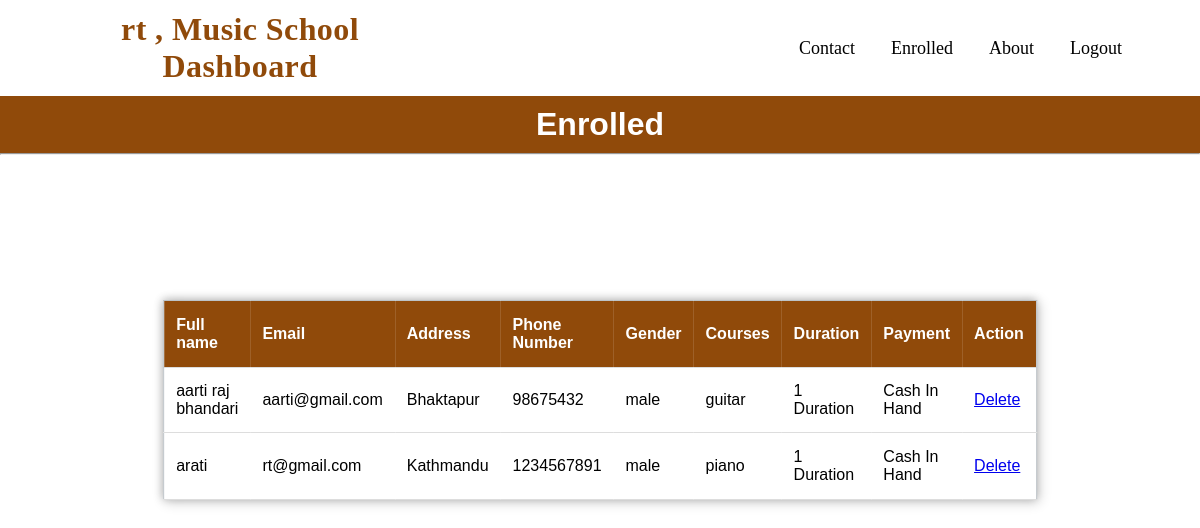
Screenshot of /admin/enroll.php (signed in) with the database file from the repository.
### tables this page shows
CREATE TABLE `enroll` (
  `id` int(11) NOT NULL,
  `fullname` varchar(50) NOT NULL,
  `email` varchar(50) NOT NULL,
  `address` varchar(50) NOT NULL,
  `phone` bigint(255) NOT NULL,
  `gender` varchar(50) NOT NULL,
  `courses` varchar(100) NOT NULL,
  `duration` int(100) NOT NULL,
  `payment` varchar(100) NOT NULL
);

### admin/enroll.php (the view, shortened to what this page needs)
<!DOCTYPE html>
<html lang="en">
<head>
    <link rel="stylesheet" type="text/css" href="../style.css" />
</head>
<body>
<div class="container">
<nav>
        <h2 class="logo_name"> <?php  echo $_SESSION['uname'] ?> , Music School Dashboard</h2>
        <ul class="nav-links" id="nav-links">
          <li><a href="dashboard.php">Contact</a></li>
          <li><a href="enroll.php">Enrolled</a></li>
          <li><a href="about.php">About</a></li>
          <li><a href="logout.php" class="login"> Logout</a></li>
        </ul>
      </nav>
    <h1>Enrolled</h1>
    <hr>
    <table>
        <tr id="header">
            <th>Full name</th>
            <th>Email </th>
            <th>Address</th>
            <th>Phone Number</th>
            <th>Gender</th>
            <th>Courses</th>
            <th>Duration</th>
            <th>Payment</th>
            <th>Action</th>
        </tr>
        <tr>
        <?php
                  include_once("config.php");
                  $sql="SELECT * FROM enroll ORDER BY id desc";
                  $result=mysqli_query($conn,$sql);
                  if($result){
                  while($row=mysqli_fetch_assoc($result)){?>
                  <tr>
            <td><?php echo $row['fullname']; ?> </td>
            <td><?php echo $row['email']; ?> </td>
            <td><?php echo $row['address']; ?> </td>
            <td><?php echo $row['phone']; ?> </td>
            <td><?php echo $row['gender']; ?> </td>
            <td><?php echo $row['courses']; ?> </td>
            <td><?php echo $row['duration']; ?> Duration </td>
            <td><?php echo $row['payment']; ?>  </td>
            <td  class=" "><a href="deleteenroll.php?id=<?php echo $row["id"]; ?>">Delete</a></td>
        </tr>
        <?php
                    }
                  }
                  ?>
                  </tr>
    </table>
</div>
</body>
</html>

### style.css (style rules this page uses)
:root { --normal: 400; --semibold: 600; --bold: 700; --font_lora: "Lora", serif; --font_lato: "Lato", sans-serif; --clr_brown: #4f2907; --clr_brown_light: #904a0a; --clr_black: #000; --clr_white: #fff; }
* { padding: 0; margin: 0; box-sizing: border-box; scroll-behavior: smooth; }
.container { min-height: 100%; width: 100%; }
.container nav { min-height: 6rem; width: 100%; display: flex; justify-content: space-around; align-items: center; font-weight: var(--bold); font-family: var(--font_lora); position: relative; }
.container nav h2 { width: 30%; font-size: 2rem; color: var(--clr_brown_light); letter-spacing: 0.025rem; text-align: center; }
.container nav ul { width: 50%; display: flex; justify-content: flex-end; align-items: center; list-style: none; }
.container nav ul li a { text-decoration: none; color: var(--clr_black); font-size: 1.125rem; font-weight: var(--normal); padding: 0 1.125rem; transition: all 0.3s; }

### admin/enroll.php (style rules this page uses)
body { padding: 0px; margin: 0; font-family: Verdana, Geneva, Tahoma, sans-serif; }
table { position: absolute; left: 50%; top: 50%; transform: translate(-50%, -50%); border-collapse: collapse; width: 800px; height: 200px; border: 1px solid #bdc3c7; box-shadow: 2px 2px 12px rgba(0, 0, 0, 0.2), -1px -1px 8px rgba(0, 0, 0, 0.2); }
tr { transition: all .2s ease-in; cursor: pointer; }
th, td { padding: 12px; text-align: left; border-bottom: 1px solid #ddd; }
#header { background-color: #904a0a; color: #fff; }
h1 { font-weight: 600; text-align: center; background-color: #904a0a; color: #fff; padding: 10px 0px; }

### rows the page displays
enroll: fullname "aarti raj bhandari", email "aarti@gmail.com", address "Bhaktapur", phone "98675432", gender "male", courses "guitar", duration "1", payment "Cash In Hand"
enroll: fullname "arati", email "rt@gmail.com", address "Kathmandu", phone "1234567891", gender "male", courses "piano", duration "1", payment "Cash In Hand"

### other values shown
$_SESSION['uname'] "rt"
